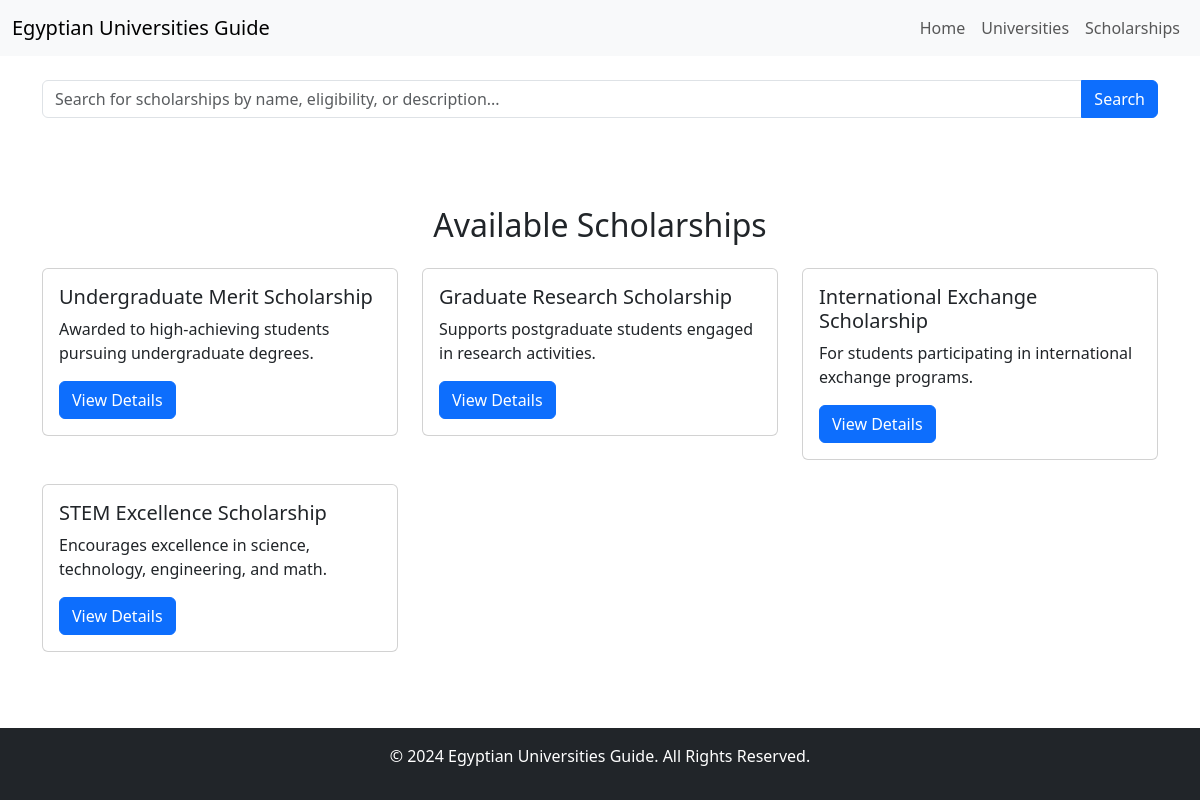
/scholarships/ (signed in), run on the app's committed database.
### pages/models.py (models this page shows, shortened)
class Scholarship(models.Model):
    scholarshipID = models.IntegerField(unique=True)
    name = models.CharField(max_length=250)
    about = models.TextField()
    amount = models.FloatField()
    short_description = models.CharField(max_length=250, default="No description provided")

### pages/views.py (the view)
# urls.py: path('scholarships/', views.scholarships, name='scholarships'),
@login_required
def scholarships(request):
    query = request.GET.get('query', '')
    if query:
        scholarships = Scholarship.objects.filter(
            name__icontains=query
        ) | Scholarship.objects.filter(
            short_description__icontains=query
        ) | Scholarship.objects.filter(
            about__icontains=query
        )
    else:
        scholarships = Scholarship.objects.all()
    context = {
        'scholarships': scholarships,
    }
    return render(request, 'scholarships.html', context)

### pages/templates/scholarships.html (shortened to what this page needs)
<!DOCTYPE html>
<html lang="en">
<head>
    <link href="https://cdn.jsdelivr.net/npm/bootstrap@5.3.0-alpha3/dist/css/bootstrap.min.css" rel="stylesheet">
</head>
<body>
    <nav class="navbar navbar-expand-lg navbar-light bg-light">
        <div class="container-fluid">
            <a class="navbar-brand" href="{% url 'index' %}">Egyptian Universities Guide</a>
            <div class="collapse navbar-collapse" id="navbarNav">
                <ul class="navbar-nav ms-auto">
                    <li class="nav-item"><a class="nav-link" href="{% url 'index' %}">Home</a></li>
                    <li class="nav-item"><a class="nav-link" href="{% url 'universities' %}">Universities</a></li>
                    <li class="nav-item"><a class="nav-link" href="{% url 'scholarships' %}">Scholarships</a></li>
                </ul>
            </div>
        </div>
    </nav>
    <main>
        <section class="py-4">
            <div class="container">
                <form action="{% url 'scholarships' %}" method="GET">
                    <div class="input-group mb-3">
                        <input type="text" class="form-control" name="query" id="searchBar"
                            placeholder="Search for scholarships by name, eligibility, or description...">
                        <button type="submit" class="btn btn-primary" id="searchButton">
                             Search
                        </button>
                    </div>
                </form>
            </div>
        </section>
        <section class="py-5">
            <div class="container">
                <h2 class="text-center mb-4">Available Scholarships</h2>
                <div class="row" id="scholarshipList">
                    {% for scholarship in scholarships %}
                    <div class="col-md-4">
                        <div class="card mb-4">
                            <div class="card-body">
                                <h5 class="card-title">{{ scholarship.name }}</h5>
                                <p class="card-text">{{ scholarship.short_description }}</p>
                                <a href="{% url 'scholarship_details' scholarship.id %}" class="btn btn-primary">View
                                    Details</a>
                            </div>
                        </div>
                    </div>
                    {% empty %}
                    <div class="col-12 text-center">
                        <h3>No scholarships found matching your search criteria.</h3>
                    </div>
                    {% endfor %}
                </div>
            </div>
        </section>
    </main>
    <footer class="bg-dark text-white text-center py-3">
        <div class="container">
            <p>&copy; 2024 Egyptian Universities Guide. All Rights Reserved.</p>
        </div>
    </footer>
</body>
</html>

### pages/templates/scholarships.html (style rules this page uses)
body { display: flex; flex-direction: column; min-height: 100vh; }
main { flex: 1; }
footer { position: relative; bottom: 0; width: 100%; background-color: #343a40; color: white; }

### data on the page
Scholarship: name "Undergraduate Merit Scholarship", short_description "Awarded to high-achieving students pursuing undergraduate degrees."
Scholarship: name "Graduate Research Scholarship", short_description "Supports postgraduate students engaged in research activities."
Scholarship: name "International Exchange Scholarship", short_description "For students participating in international exchange programs."
Scholarship: name "STEM Excellence Scholarship", short_description "Encourages excellence in science, technology, engineering, and math."
